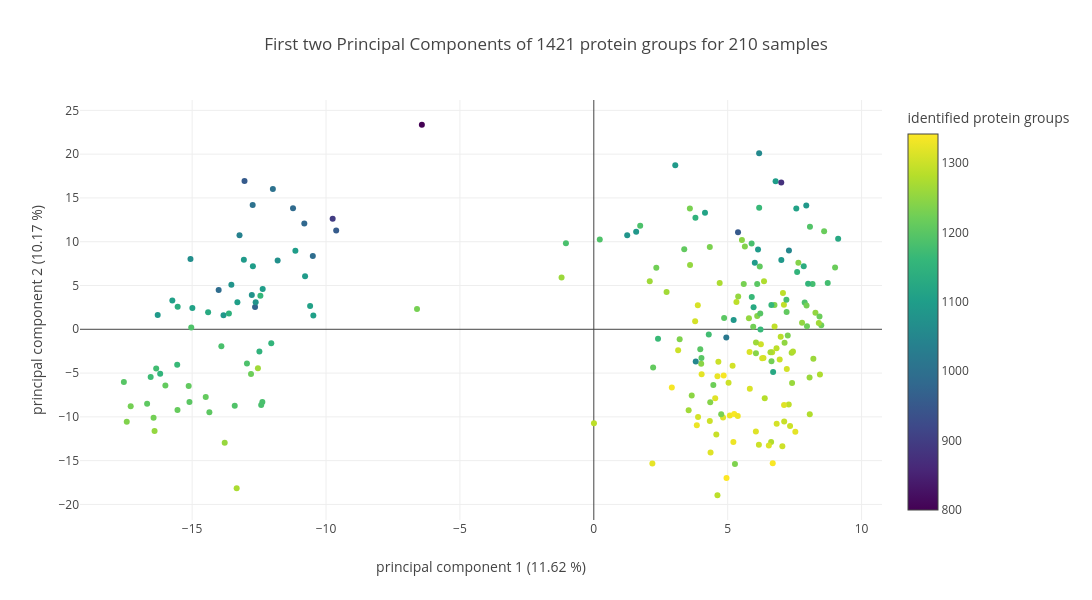

The notebook cell saved with this chart:
### Code cell
fig = px.scatter(
    pcs, x=pcs_name[0], y=pcs_name[1],
    hover_name=pcs_index_name,
    # hover_data=analysis.df_meta,
    title=f'First two Principal Components of {args.M} {args.feat_name_display} for {pcs.shape[0]} samples',
    # color=pcs['Software Version'],
    color=col_identified_feat,
    template='none',
    width=1200,  # 4 inches x 300 dpi
    height=600  # 2 inches x 300 dpi
)
fname = (args.out_figures
         / f'0_{group}_pca_sample_by_{"_".join(col_identified_feat.split())}_plotly.pdf')
figures[fname.stem] = fname
fig.write_image(fname)
fig  # stays interactive in html

### Figure 1 — Plotly figure (JSON) as saved in the notebook; plotly's stock layout.template omitted (floating-point values rounded to 4 significant figures; data arrays with more than 128 entries replaced by an {"elided": "..."} marker saying what was removed)
{"data": [{"hovertemplate": "<b>%{hovertext}</b><br><br>principal component 1 (11.62 %)=%{x}<br>principal component 2 (10.17 %)=%{y}<br>identified protein groups=%{marker.color}<extra></extra>", "hovertext": {"elided": "210 str values"}, "legendgroup": "", "marker": {"color": {"elided": "210 int values"}, "coloraxis": "coloraxis", "symbol": "circle"}, "mode": "markers", "name": "", "orientation": "v", "showlegend": false, "type": "scatter", "x": {"elided": "210 float values"}, "xaxis": "x", "y": {"elided": "210 float values"}, "yaxis": "y"}], "layout": {"coloraxis": {"colorbar": {"title": {"text": "identified protein groups"}}, "colorscale": [[0.0, "#440154"], [0.1111, "#482878"], [0.2222, "#3e4989"], [0.3333, "#31688e"], [0.4444, "#26828e"], [0.5556, "#1f9e89"], [0.6667, "#35b779"], [0.7778, "#6ece58"], [0.8889, "#b5de2b"], [1.0, "#fde725"]]}, "height": 600, "legend": {"tracegroupgap": 0}, "title": {"text": "First two Principal Components of 1421 protein groups for 210 samples"}, "width": 1200, "xaxis": {"anchor": "y", "domain": [0.0, 1.0], "title": {"text": "principal component 1 (11.62 %)"}}, "yaxis": {"anchor": "x", "domain": [0.0, 1.0], "title": {"text": "principal component 2 (10.17 %)"}}}}
